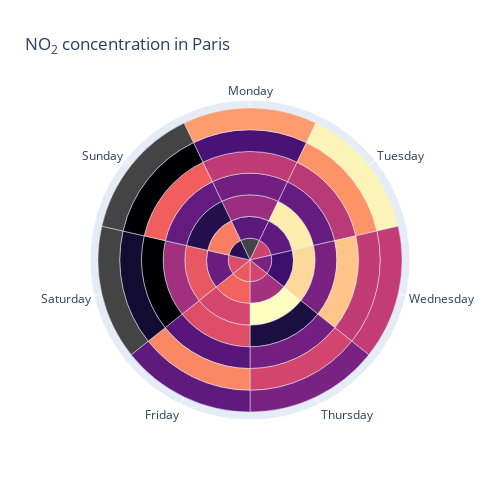

The notebook cell saved with this chart:
### Markdown cell above
## Plot Week - Day with Median

### Code cell
fig = dataclock(air, 'date.utc', 'WD', 'median', 'value', colorscale='Magma', title='NO<sub>2</sub> concentration in Paris')

fig.update_layout(
    autosize=False,
    width=500,
    height=500,
)

fig.show()

### Figure 1 — Plotly figure (JSON) as saved in the notebook; plotly's stock layout.template omitted (floating-point values rounded to 4 significant figures)
{"data": [{"customdata": ["2019-05-13T00:00:00", "2019-05-14T00:00:00", "2019-05-15T00:00:00", "2019-05-16T00:00:00", "2019-05-17T00:00:00", "2019-05-18T00:00:00", "2019-05-19T00:00:00", "2019-05-20T00:00:00", "2019-05-21T00:00:00", "2019-05-22T00:00:00", "2019-05-23T00:00:00", "2019-05-24T00:00:00", "2019-05-25T00:00:00", "2019-05-26T00:00:00", "2019-05-27T00:00:00", "2019-05-28T00:00:00", "2019-05-29T00:00:00", "2019-05-30T00:00:00", "2019-05-31T00:00:00", "2019-06-01T00:00:00", "2019-06-02T00:00:00", "2019-06-03T00:00:00", "2019-06-04T00:00:00", "2019-06-05T00:00:00", "2019-06-06T00:00:00", "2019-06-07T00:00:00", "2019-06-08T00:00:00", "2019-06-09T00:00:00", "2019-06-10T00:00:00", "2019-06-11T00:00:00", "2019-06-12T00:00:00", "2019-06-13T00:00:00", "2019-06-14T00:00:00", "2019-06-15T00:00:00", "2019-06-16T00:00:00", "2019-06-17T00:00:00", "2019-06-18T00:00:00", "2019-06-19T00:00:00", "2019-06-20T00:00:00", "2019-06-21T00:00:00", "2019-06-22T00:00:00", "2019-06-23T00:00:00", "2019-06-24T00:00:00", "2019-06-25T00:00:00", "2019-06-26T00:00:00", "2019-06-27T00:00:00", "2019-06-28T00:00:00", "2019-06-29T00:00:00", "2019-06-30T00:00:00"], "hovertemplate": "%{customdata|%Y-%m-%d}<br>%{theta}, Week %{customdata|%W}<br>Median: %{marker.color}<extra></extra>", "marker": {"color": [null, 27.7, 21.9, 28.1, 30.2, 28.9, 16.1, 19.75, 20, 17.55, 24.8, 31, 20.75, 32.55, 24.2, 39.4, 38.1, 40.4, 28.25, 30, 15.7, 21.2, 20.4, 21.8, 15, 29.15, 24.6, 20.25, 26.65, 26.3, 36.85, 21.2, 19.45, 11.7, 30.75, 18.45, 33.9, 26.8, 28.15, 33.2, 14.2, 11.65, 34.35, 39.8, 26.95, 21.8, 20, null, null], "colorscale": [[0, "#000004"], [0.1111, "#180f3d"], [0.2222, "#440f76"], [0.3333, "#721f81"], [0.4444, "#9e2f7f"], [0.5556, "#cd4071"], [0.6667, "#f1605d"], [0.7778, "#fd9668"], [0.8889, "#feca8d"], [1, "#fcfdbf"]]}, "r": ["201919", "201919", "201919", "201919", "201919", "201919", "201919", "201920", "201920", "201920", "201920", "201920", "201920", "201920", "201921", "201921", "201921", "201921", "201921", "201921", "201921", "201922", "201922", "201922", "201922", "201922", "201922", "201922", "201923", "201923", "201923", "201923", "201923", "201923", "201923", "201924", "201924", "201924", "201924", "201924", "201924", "201924", "201925", "201925", "201925", "201925", "201925", "201925", "201925"], "theta": ["Monday", "Tuesday", "Wednesday", "Thursday", "Friday", "Saturday", "Sunday", "Monday", "Tuesday", "Wednesday", "Thursday", "Friday", "Saturday", "Sunday", "Monday", "Tuesday", "Wednesday", "Thursday", "Friday", "Saturday", "Sunday", "Monday", "Tuesday", "Wednesday", "Thursday", "Friday", "Saturday", "Sunday", "Monday", "Tuesday", "Wednesday", "Thursday", "Friday", "Saturday", "Sunday", "Monday", "Tuesday", "Wednesday", "Thursday", "Friday", "Saturday", "Sunday", "Monday", "Tuesday", "Wednesday", "Thursday", "Friday", "Saturday", "Sunday"], "type": "barpolar"}], "layout": {"autosize": false, "height": 500, "polar": {"angularaxis": {"categoryarray": ["Monday", "Tuesday", "Wednesday", "Thursday", "Friday", "Saturday", "Sunday"], "categoryorder": "array", "direction": "clockwise"}, "bargap": 0, "radialaxis": {"type": "linear", "visible": false}}, "title": {"text": "NO<sub>2</sub> concentration in Paris"}, "width": 500}}
